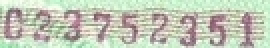
#> input picture images/0.jpg, 135 x 24 px (shown 2 times larger)
$ python augment.py ../images/0.jpg   (Python 2 division)
#> lines starting #> are read from the running program, lines starting #| are printed output that depends on the picture; after the words box and inside, x2 and y2 are one past the last pixel; in counts of white or black regions, pixels touching at a corner belong together
#> further down, im is the input picture: shape (24, 135, 3); mean R, G, B 194.9, 200.6, 183.9
### draftcode/otsu_thresh.py
import cv2

def otsu(im):
    if len(im.shape) > 2:
        im = cv2.cvtColor(im, cv2.COLOR_BGR2GRAY)
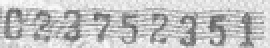
#> im: shape (24, 135) (shown 2 times larger); min 88, max 252, mean 195
    retVal, thresh = cv2.threshold(im,0,255,cv2.THRESH_BINARY+cv2.THRESH_OTSU)
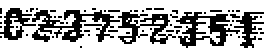
#> thresh: shape (24, 135) (shown 2 times larger); 66.6% white; black in thin lines or dots, all inside (x1, y1, x2, y2) = (0, 4, 132, 24)
#> retVal = 183
    return thresh

### draftcode/dfs.py
import numpy as np
moves = [(1, 0), (-1, 0), (0, 1), (0, -1), (1, 1), (-1, -1), (1, -1), (-1, 1)]

def DFS(isBG, _x, _y, im):
	res = [_y, _x, _y, _x]
	curNode = (_x, _y)
	stack = [curNode]
	nodes = [curNode]
	while stack:
		curNode = stack.pop()

		isBG[curNode[0]][curNode[1]] = True
		nodes.append((curNode[0],curNode[1]))
		res[0] = min(res[0], curNode[1])
		res[1] = min(res[1], curNode[0])
		res[2] = max(res[2], curNode[1])
		res[3] = max(res[3], curNode[0])

		for move in moves:
			x = curNode[0] + move[0]
			y = curNode[1] + move[1]
			if x >= 0 and x < isBG.shape[0] and y >= 0 and y < isBG.shape[1] \
			and not isBG[x][y]:
				stack.append((x, y))
	yield res[0], res[1], res[2], res[3], nodes

def get_CCs(image):
	isBG = np.equal(image, [[255]*image.shape[1]]*image.shape[0])
	for i in range(image.shape[0]):
		for j in range(image.shape[1]):
			if not isBG[i][j]:
				for r in DFS(isBG, i, j, image):
					yield r

### draftcode/augment.py
from dfs import get_CCs
from scipy import ndimage
from otsu_thresh import otsu
import matplotlib.pyplot as plt
import cv2
import sys
import numpy as np

def show(im):
    cv2.imshow('', im)
    cv2.waitKey()

im = ndimage.imread(sys.argv[1])
thresh = otsu(im)
# show(im)
remove = []
l1, l2, l3 = [], [] ,[]
for left, top, right, bot, nodes in get_CCs(thresh):
    height = bot - top + 1
    width = right - left + 1
    # l1.append((float)(height) / width)
    # l2.append((float)(width) / height)
    # l3.append((float)(height * width)/len(nodes))
    if (float)(height) / width > 100 or (float)(width) / height > 100 \
    or (float)(height * width)/len(nodes) > 20:
        # thresh[top:bot+1, left:right+1] = 255
        print left, top, right, bot
        remove.extend(nodes)
#> this loop made 55 passes
#> (left, top, right, bot, height, width) on passes 1, 3, 4, 5, 6, 7, 8, 10, 11: (0, 4, 0, 6, 3, 1), (15, 4, 16, 5, 2, 2), (18, 4, 18, 4, 1, 1), (46, 4, 47, 4, 1, 2), (73, 4, 75, 4, 1, 3), (77, 4, 81, 4, 1, 5), (13, 5, 13, 5, 1, 1), (25, 5, 27, 5, 1, 3), (42, 5, 42, 5, 1, 1)
#> (left, top, right, bot, height, width) on passes 2, 9, 13, 14, 18, 22: (0, 4, 17, 19, 16, 18), (16, 5, 59, 20, 16, 44), (54, 5, 59, 5, 1, 6), (59, 5, 87, 21, 17, 29), (105, 5, 110, 5, 1, 6), (88, 6, 119, 23, 18, 32)
#> after the loop, remove = []
# print max(l1), max(l2), max(l3)
print len(remove)
#| 0
for pixel in remove:
    thresh[pixel[0]][pixel[1]] = 255
#> this loop made 0 passes
# show(im)
cv2.imwrite('output.png', thresh)
plt.imshow(thresh, cmap='gray')
plt.show()

$ run again, on images/10.jpg
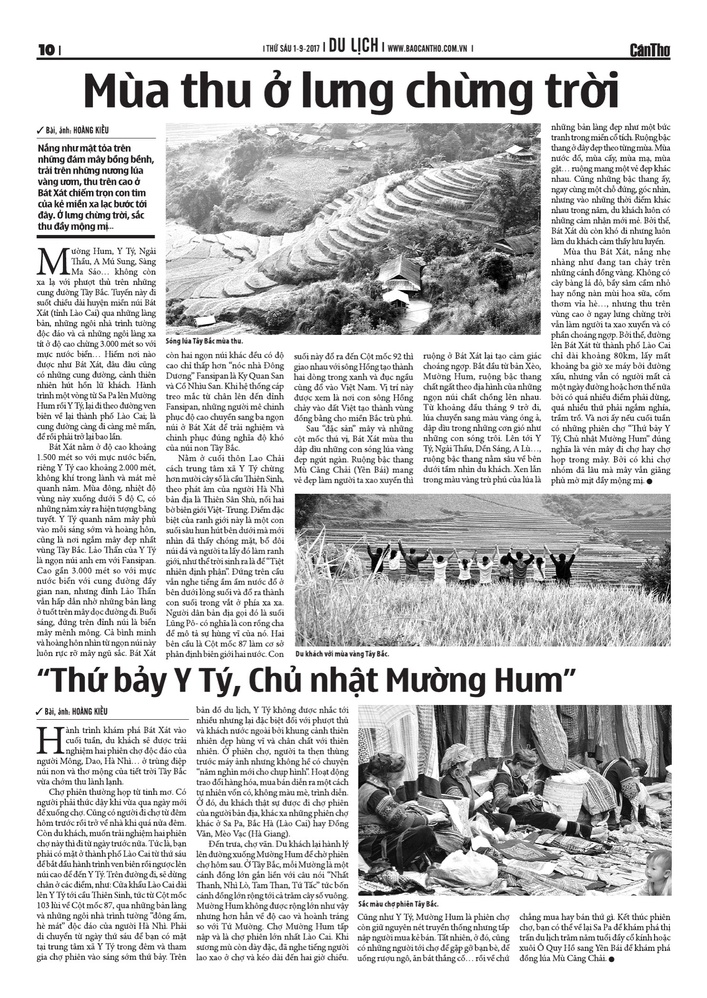
#> input picture images/10.jpg, 707 x 998 px, shrunk from 1485 x 2098 before the run
#> im is the input picture: shape (998, 707, 3); mean R, G, B 205.5, 205.4, 205.5
#> im: shape (998, 707)
#> in otsu, `retVal, thresh = cv2.threshold(im,0,255,cv2.THRESH_BINARY+cv2.THRESH_O..`:
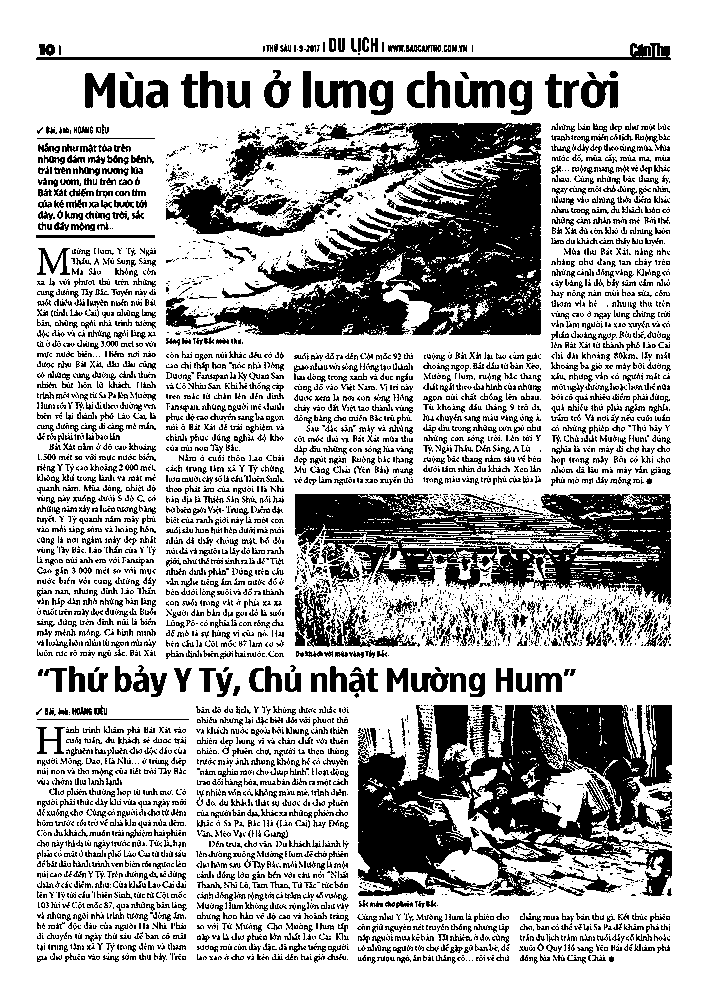
#> thresh: shape (998, 707); 72% white; 5465 black regions (4018 under 20 px), largest, box (x1, y1, x2, y2) and area: (166, 123, 541, 335) 35702, (358, 705, 672, 896) 33932, (295, 494, 671, 606) 22536
#> retVal = 176
#> the loop `for left, top, right, bot, nodes in get_CCs(thresh):` made 5465 passes
#> (left, top, right, bot, height, width) on passes 1 to 3: (362, 37, 368, 51, 15, 7), (329, 38, 335, 51, 14, 7), (338, 38, 344, 51, 14, 7)
#> (printed output is left out)
#> after the loop `for left, top, right, bot, nodes in get_CCs(thresh):`: remove = 272 pairs, first value 138 to 719, second value 37 to 188
#| 272
#> the loop `for pixel in remove:` made 272 passes
#> pixel on passes 1 to 3: (138, 37), (138, 37), (138, 38)
#> after the loop `for pixel in remove:`:
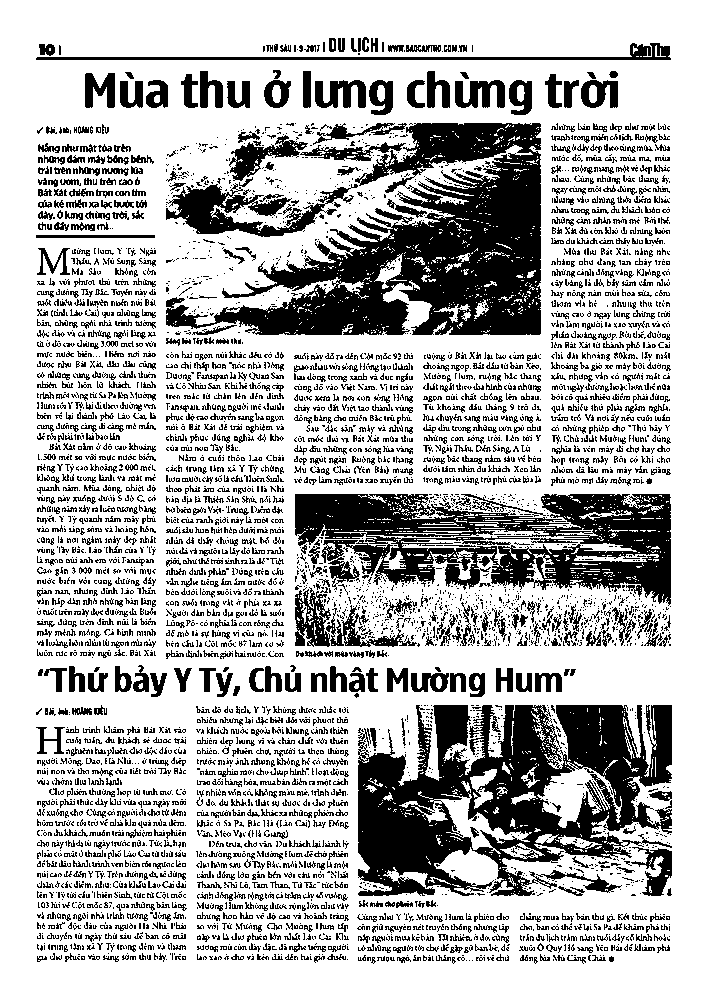
#> thresh: shape (998, 707); 72.1% white; 5463 black regions (4018 under 20 px), largest, box (x1, y1, x2, y2) and area: (166, 123, 541, 335) 35702, (358, 705, 672, 896) 33932, (295, 494, 671, 606) 22536

$ run again, on images/11.jpg
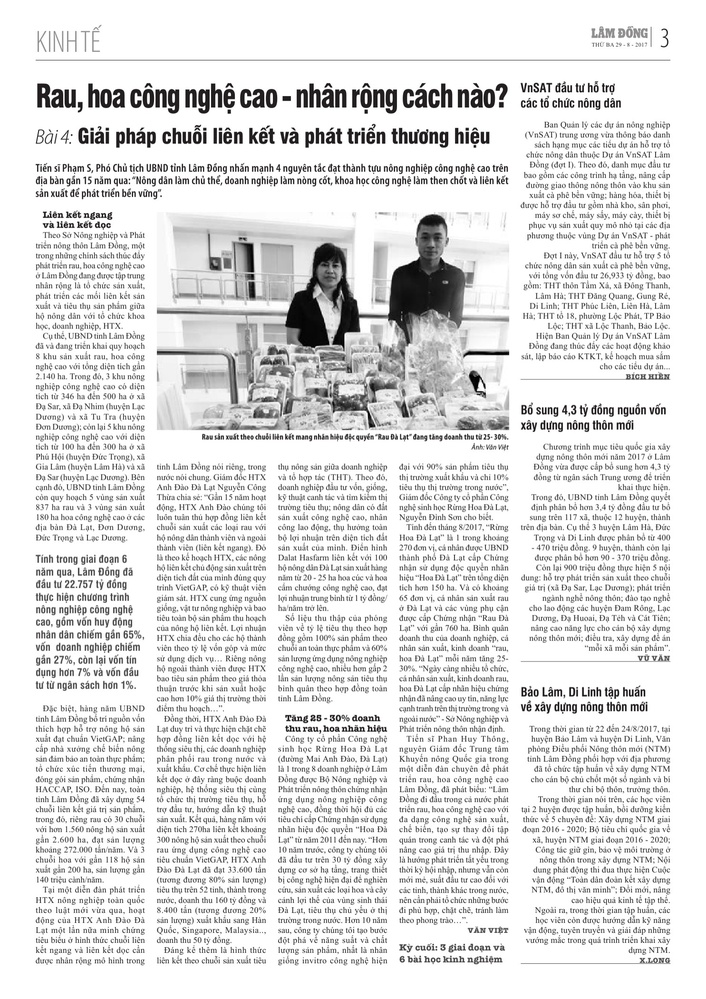
#> input picture images/11.jpg, 706 x 999 px, shrunk from 1485 x 2101 before the run
#> im is the input picture: shape (999, 706, 3); mean R, G, B 225.5, 225.4, 225.5
#> im: shape (999, 706)
#> in otsu, `retVal, thresh = cv2.threshold(im,0,255,cv2.THRESH_BINARY+cv2.THRESH_O..`:
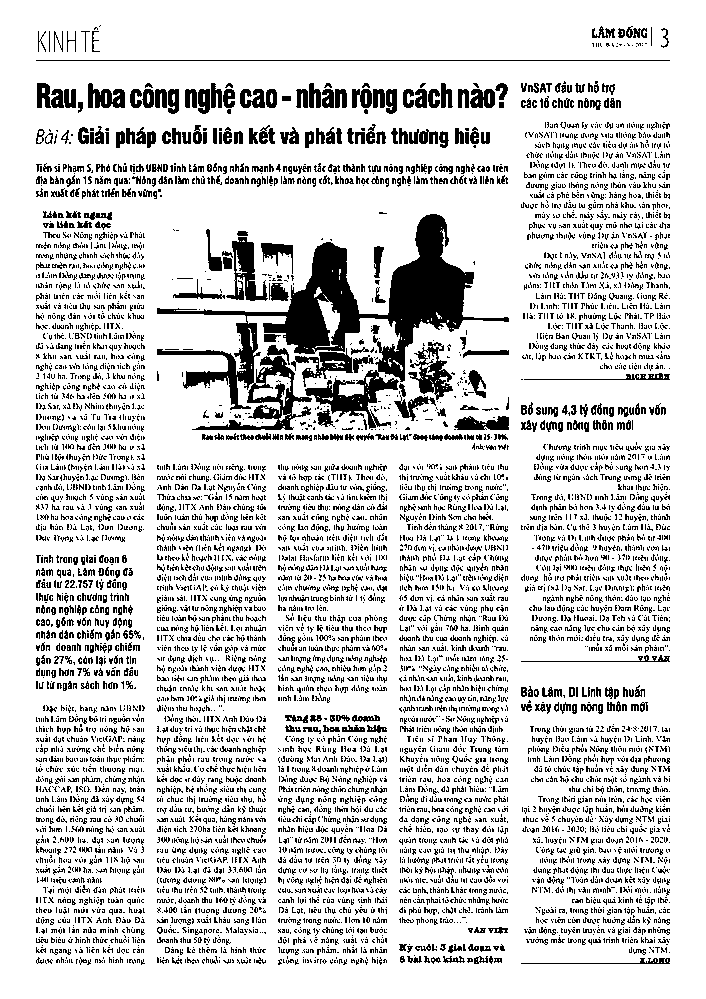
#> thresh: shape (999, 706); 83% white; 8948 black regions (7866 under 20 px), largest, box (x1, y1, x2, y2) and area: (157, 214, 509, 430) 19090, (226, 237, 268, 301) 1169, (408, 342, 453, 400) 1068
#> retVal = 184
#> the loop `for left, top, right, bot, nodes in get_CCs(thresh):` made 8948 passes
#> (left, top, right, bot, height, width) on passes 2 to 4: (592, 26, 614, 37, 12, 23), (626, 26, 632, 37, 12, 7), (94, 27, 97, 29, 3, 4)
#> (printed output is left out)
#> after the loop `for left, top, right, bot, nodes in get_CCs(thresh):`: remove = 635 pairs, first value 60 to 60, second value 36 to 669
#| 635
#> the loop `for pixel in remove:` made 635 passes
#> pixel on passes 1 to 3: (60, 36), (60, 36), (60, 37)
#> after the loop `for pixel in remove:`:
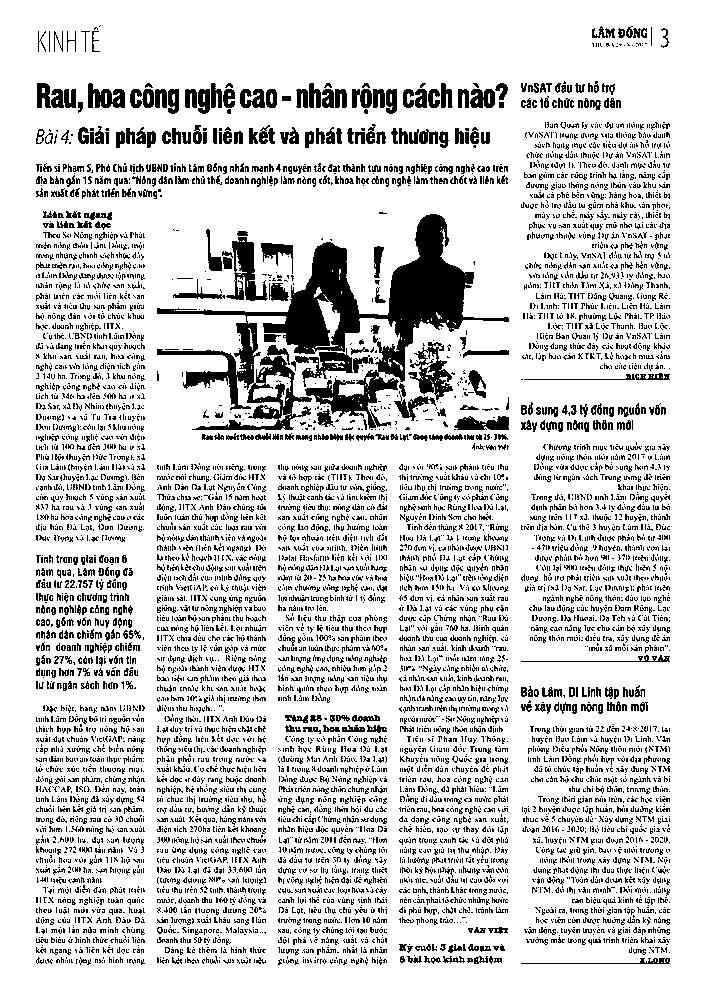
#> thresh: shape (999, 706); 83.1% white; 8947 black regions (7866 under 20 px), largest, box (x1, y1, x2, y2) and area: (157, 214, 509, 430) 19090, (226, 237, 268, 301) 1169, (408, 342, 453, 400) 1068

$ run again, on images/14.jpg
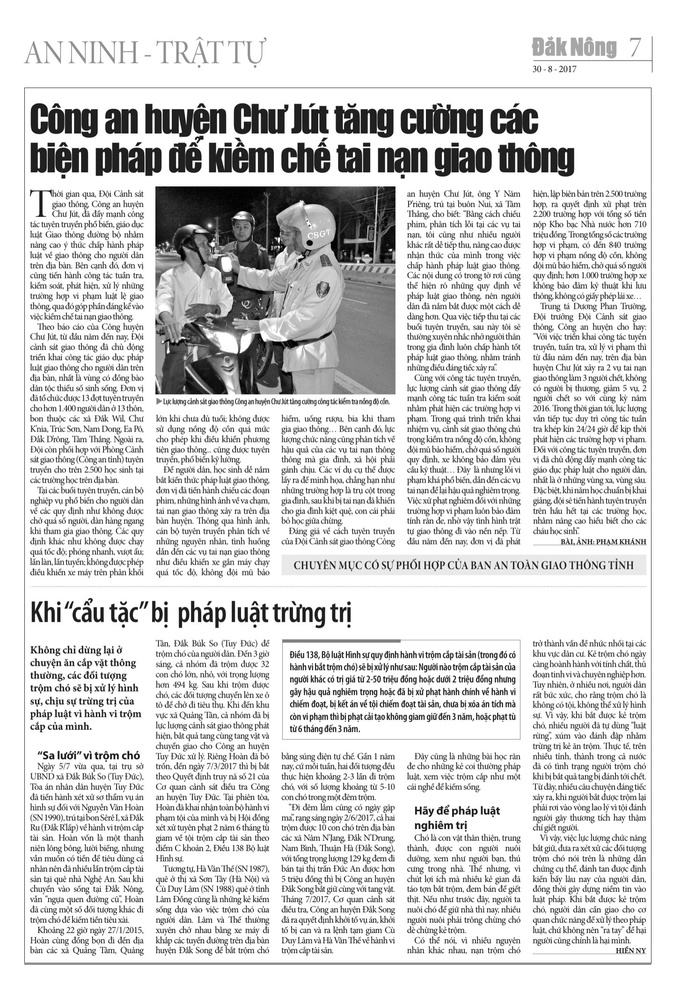
#> input picture images/14.jpg, 688 x 1000 px, shrunk from 1470 x 2136 before the run
#> im is the input picture: shape (1000, 688); min 0, max 255, mean 215.4
#> in otsu, `retVal, thresh = cv2.threshold(im,0,255,cv2.THRESH_BINARY+cv2.THRESH_O..`:
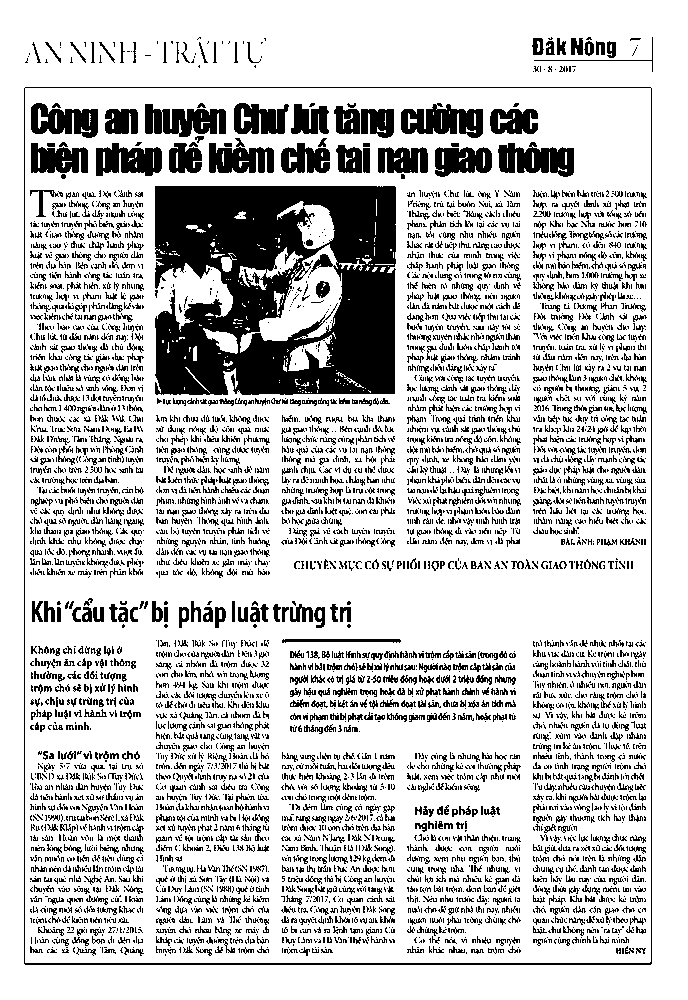
#> thresh: shape (1000, 688); 78.3% white; 5568 black regions (3813 under 20 px), largest, box (x1, y1, x2, y2) and area: (155, 186, 396, 395) 38086, (24, 87, 652, 965) 3631, (401, 103, 483, 138) 1858
#> retVal = 175
#> the loop `for left, top, right, bot, nodes in get_CCs(thresh):` made 5568 passes
#> (left, top, right, bot, height, width) on passes 1 to 3: (197, 37, 200, 39, 3, 4), (548, 37, 552, 39, 3, 5), (586, 37, 591, 39, 3, 6)
#> (printed output is left out)
#> after the loop `for left, top, right, bot, nodes in get_CCs(thresh):`: remove = 5672 pairs, first value 37 to 964, second value 24 to 652
#| 5672
#> the loop `for pixel in remove:` made 5672 passes
#> pixel on passes 1 to 3: (37, 652), (37, 652), (38, 652)
#> after the loop `for pixel in remove:`:
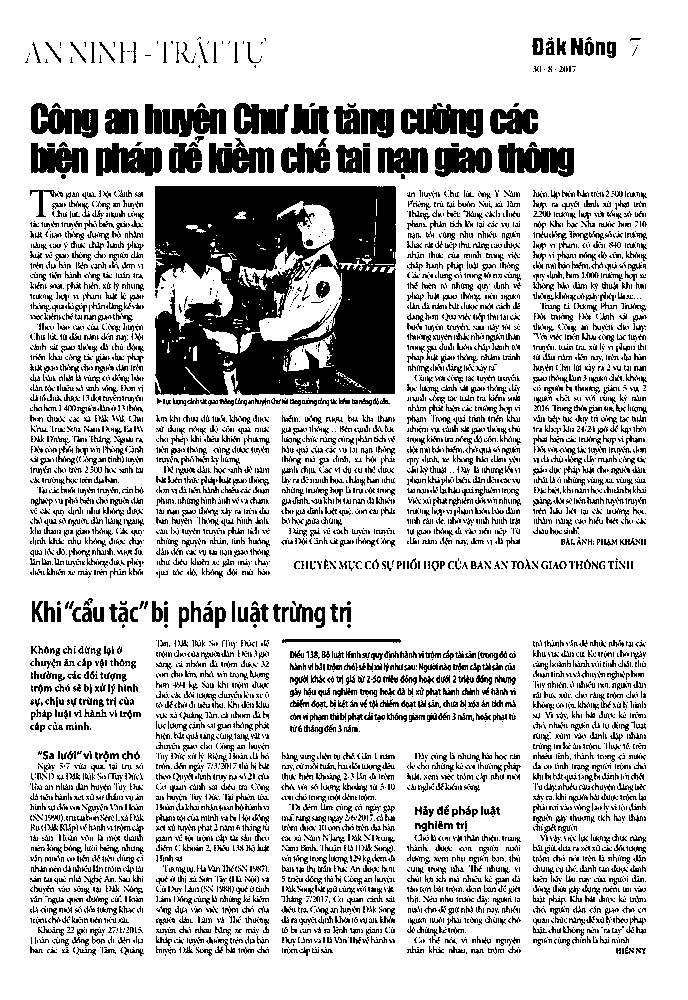
#> thresh: shape (1000, 688); 78.9% white; 5566 black regions (3813 under 20 px), largest, box (x1, y1, x2, y2) and area: (155, 186, 396, 395) 38086, (401, 103, 483, 138) 1858, (145, 104, 226, 137) 1816
